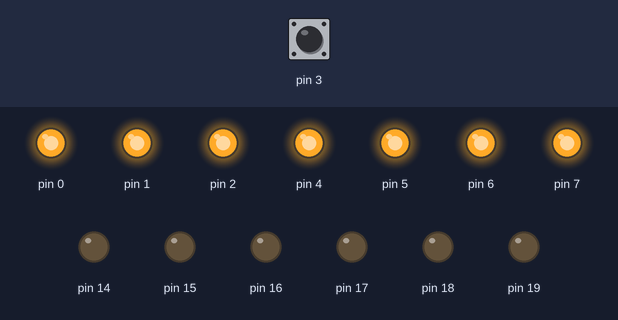
Simulated run of this sketch. Board: Arduino Uno, built with avr-gcc and run on an emulated ATmega328P. On the bench: output pins drawn as LEDs (lit = HIGH). Inputs (shaded band) come from the test bench; at power-on: pin 3 HIGH.

Above: at 0.1 s.
Timing chart, 0 to 1.6 s (numbered marks = the images above):
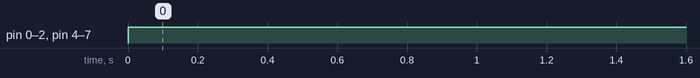

The sketch:

check03.ino
```cpp
#include <avr/io.h>
#include <avr/interrupt.h>

const int COL = 4;
const int ROW = 4;
const int cols[4] = {7,6,5,4};
const int rows[4] = {11,10,9,8};
const unsigned char keyMap[4][4] =
{{1, 2, 3, 0xA},
{4, 5, 6, 0xB},
{7, 8, 9, 0xC},
{0xE, 0, 0xF, 0xD}};

unsigned char TB7SEG[] = {0b00111111, // 0
                          0b00000110, // 1
                          0b01011011, // 2
                          0b01001111, // 3
                          0b01100110, // 4
                          0b01101101, // 5
                          0b01111101, // 6
                          0b00000111, // 7
                          0b01111111, // 8
                          0b01101111, // 9
                          0b01110111, // A
                          0b01111100, // b
                          0b00111001, // C
                          0b01011110, // d
                          0b01111001, // E
                          0b01110001}; // F

volatile unsigned char key = 0xFF; // ตัวแปรเก็บค่าจาก Keypad

void initial_read_sw_and_display(void)
{
  DDRD &= ~(1 << PD3);  // ตั้งค่าให้ PD3 (INT1) เป็น input
  PORTD |= (1 << PD3);  // เปิดใช้งาน pull-up resistor ที่ PD3
  DDRC = 0xFF;          // ตั้งค่าให้ PORTC ทั้งหมดเป็น output
  PORTC = ~TB7SEG[0];   // แสดงผลเริ่มต้นเป็น 0
}


int main(void)
{
  // ตั้งค่า DDRD โดยให้ PD3 เป็น input และ PD0, PD1, PD2, PD4-PD7 เป็น output (0xF7)
  DDRD = 0xF7;

  // เปิดใช้งานการขัดจังหวะ INT1
  EICRA |= (1 << ISC10); // ตั้งค่าให้ INT1 เกิดการขัดจังหวะทั้งขาขึ้นและขาลง
  EIMSK |= (1 << INT1);  // เปิดใช้งานการขัดจังหวะ INT1

  sei(); // เปิดใช้งานการขัดจังหวะทั่วระบบ

  initial_read_sw_and_display();

  while(1)
  {
    // รอการขัดจังหวะ
  }
}

ISR(INT1_vect)
{
  // อ่านค่าจาก Keypad
  for (int r = 0; r < ROW; r++)
  {
    // ตั้งค่าบิตที่ตรงกับแถวเป็น 0 และบิตที่เหลือเป็น 1
    PORTD = ~(1 << rows[r]);
    _delay_ms(1); // รอให้สัญญาณคงที่
    for (int c = 0; c < COL; c++)
    {
      if (!(PIND & (1 << cols[c])))
      {
        key = keyMap[r][c]; // เก็บค่าจาก Keypad
        PORTC = ~TB7SEG[key]; // แสดงผลค่าบน 7-segment
        return;
      }
    }
  }
}
```

Measured:
- by itself, pin 0–2, pin 4–7: LOW → HIGH at 0.00 s
